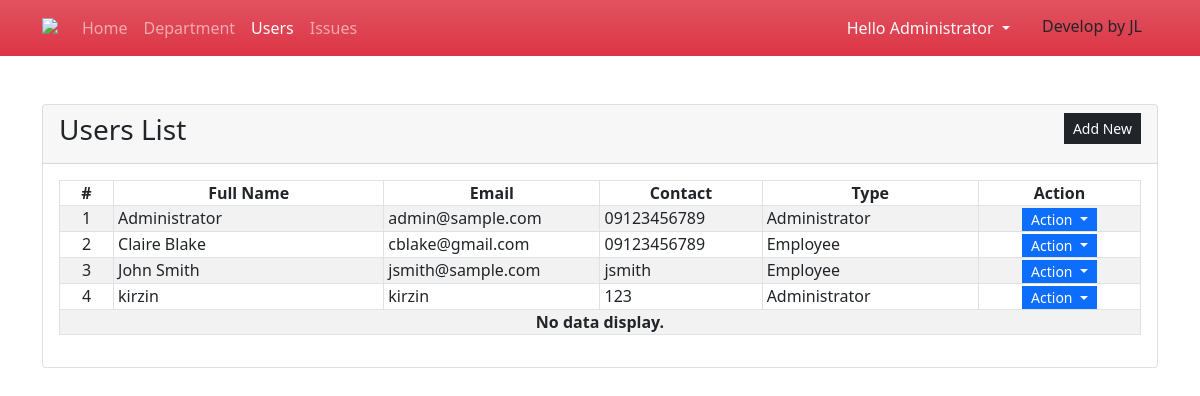
/?page=users (signed in), run on an earlier commit of the app's database.
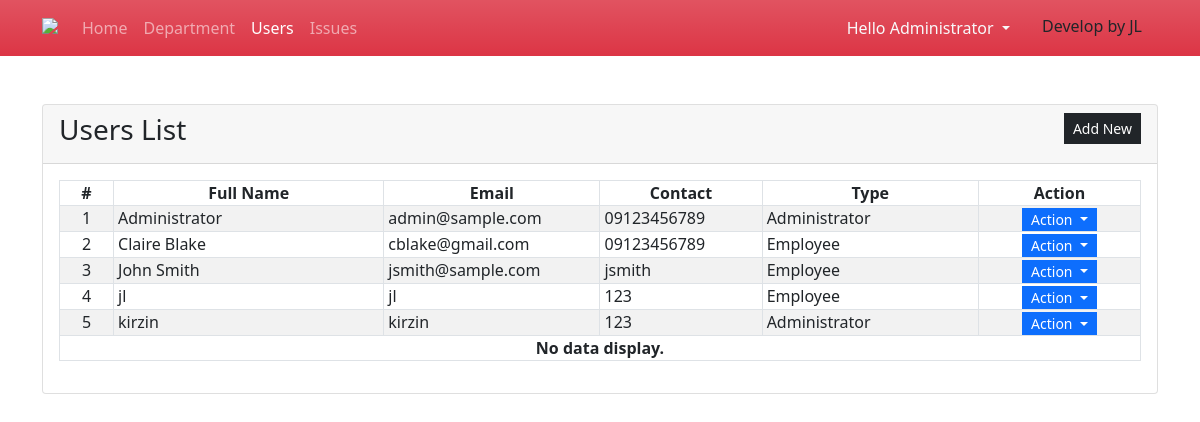
And on a later commit of the database.
### tables this page shows
CREATE TABLE user_list (
            `user_id` INTEGER PRIMARY KEY AUTOINCREMENT,
            `fullname` TEXT NOT NULL,
            `email` TEXT NOT NULL,
            `contact` TEXT NOT NULL,
            `username` TEXT NOT NULL,
            `password` TEXT NOT NULL,
            `department_id` INTEGER,
            `type` INTEGER,
            `designation` TEXT NOT NULL,
            `date_created` TIMESTAMP DEFAULT CURRENT_TIMESTAMP
        );

### users.php (the view, shortened to what this page needs)
<div class="card">
    <div class="card-header d-flex justify-content-between">
        <h3 class="card-title">Users List</h3>
        <div class="card-tools align-middle">
            <button class="btn btn-dark btn-sm py-1 rounded-0" type="button" id="create_new">Add New</button>
        </div>
    </div>
    <div class="card-body">
        <table class="table table-hover table-striped table-bordered">
            <colgroup>
                <col width="5%">
                <col width="25%">
                <col width="20%">
                <col width="15%">
                <col width="20%">
                <col width="15%">
            </colgroup>
            <thead>
                <tr>
                    <th class="text-center p-0">#</th>
                    <th class="text-center p-0">Full Name</th>
                    <th class="text-center p-0">Email</th>
                    <th class="text-center p-0">Contact</th>
                    <th class="text-center p-0">Type</th>
                    <th class="text-center p-0">Action</th>
                </tr>
            </thead>
            <tbody>
                <?php
                $sql = "SELECT * FROM `user_list` order by `fullname` asc";
                $qry = $conn->query($sql);
                $i = 1;
                    while($row = $qry->fetchArray()):
                ?>
                <tr>
                    <td class="text-center p-0"><?php echo $i++; ?></td>
                    <td class="py-0 px-1"><?php echo $row['fullname'] ?></td>
                    <td class="py-0 px-1"><?php echo $row['email'] ?></td>
                    <td class="py-0 px-1"><?php echo $row['contact'] ?></td>
                    <td class="py-0 px-1"><?php echo ($row['type'] == 1)? 'Administrator':'Employee' ?></td>
                    <th class="text-center py-0 px-1">
                        <div class="btn-group" role="group">
                            <button id="btnGroupDrop1" type="button" class="btn btn-primary dropdown-toggle btn-sm rounded-0 py-0" data-bs-toggle="dropdown" aria-expanded="false">
                            Action
                            </button>
                        </div>
                    </th>
                </tr>
                <?php endwhile; ?>
                <?php if(!$qry->fetchArray()): ?>
                    <tr>
                        <th class="text-center p-0" colspan="6">No data display.</th>
                    </tr>
                <?php endif; ?>
            </tbody>
        </table>
    </div>
</div>

What changed in the data, as far as the page shows it:
added user_list: fullname "jl", email "jl", contact "123", type "Employee"
